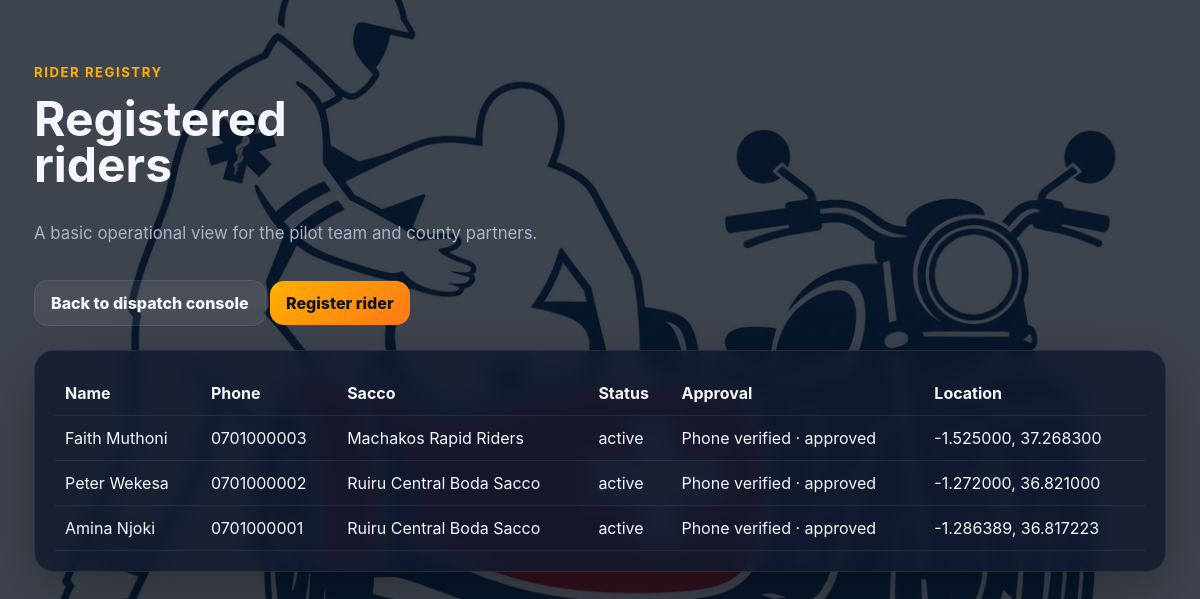
/riders/, run on the app's committed database.
### dispatch/models.py (models this page shows, shortened)
class RiderProfile(models.Model):
    class DispatchStatus(models.TextChoices):
        ACTIVE = "active", "Active"
        INACTIVE = "inactive", "Inactive"
    class SaccoApprovalStatus(models.TextChoices):
        PENDING = "pending", "Pending"
        APPROVED = "approved", "Approved"
        REJECTED = "rejected", "Rejected"
    national_id_validator = RegexValidator(regex=r"^\d{8}$", message="National ID number must be exactly 8 digits.")
    license_validator = RegexValidator(
        regex=r"^[A-Z0-9/-]{5,20}$",
        message="NTSA license number must be a valid alphanumeric code.",
    )
    user = models.OneToOneField(User, null=True, blank=True, on_delete=models.SET_NULL, related_name="rider_profile")
    full_name = models.CharField(max_length=120)
    phone_number = models.CharField(max_length=32, unique=True)
    national_id = models.CharField(max_length=8, unique=True, validators=[national_id_validator])
    ntsa_license_number = models.CharField(max_length=32, unique=True, validators=[license_validator])
    sacco = models.ForeignKey(Sacco, null=True, blank=True, on_delete=models.SET_NULL, related_name="riders")
    latitude = models.DecimalField(max_digits=9, decimal_places=6)
    longitude = models.DecimalField(max_digits=9, decimal_places=6)
    status = models.CharField(
        max_length=16,
        choices=DispatchStatus.choices,
        default=DispatchStatus.INACTIVE,
    )
    sacco_approval_status = models.CharField(
        max_length=16,
        choices=SaccoApprovalStatus.choices,
        default=SaccoApprovalStatus.PENDING,
    )
    is_phone_verified = models.BooleanField(default=False)
    is_verified = models.BooleanField(default=False)
    is_trained_first_aid = models.BooleanField(default=False)
    profile_photo = models.FileField(upload_to="rider-documents/photos/", blank=True)
    certificate_of_good_conduct = models.FileField(upload_to="rider-documents/good-conduct/", blank=True)
    sacco_membership_card = models.FileField(upload_to="rider-documents/sacco-cards/", blank=True)
    last_seen_at = models.DateTimeField(auto_now=True)
    created_at = models.DateTimeField(auto_now_add=True)
    updated_at = models.DateTimeField(auto_now=True)
    class Meta:
        ordering = ["-last_seen_at", "full_name"]
    @property
    def dispatch_status(self) -> str:
        return self.status
    @property
    def sacco_name(self) -> str:
        return self.sacco.name if self.sacco else ""

class Sacco(models.Model):
    name = models.CharField(max_length=160, unique=True)
    slug = models.SlugField(max_length=180, unique=True, blank=True)
    chairman_name = models.CharField(max_length=120)
    chairman_phone = models.CharField(max_length=32, blank=True)
    access_token = models.CharField(max_length=64, unique=True, blank=True)
    is_active = models.BooleanField(default=True)
    created_at = models.DateTimeField(auto_now_add=True)
    class Meta:
        ordering = ["name"]

### dispatch/views.py (the view)
# urls.py: path("riders/", views.rider_list, name="rider_list"),
@require_http_methods(["GET"])
def rider_list(request):
    riders = Rider.objects.select_related("sacco").all()
    return render(request, "dispatch/rider_list.html", {"riders": riders})

### templates/dispatch/rider_list.html
{% extends "dispatch/base.html" %}
{% block content %}
<section class="hero">
  <div class="eyebrow">Rider registry</div>
  <h1>Registered riders</h1>
  <p class="subhead">A basic operational view for the pilot team and county partners.</p>
  <div>
    <a class="button secondary" href="{% url 'home' %}">Back to dispatch console</a>
    <a class="button" href="{% url 'rider_create' %}">Register rider</a>
  </div>
</section>
<div class="card">
  <table>
    <thead>
      <tr>
        <th>Name</th>
        <th>Phone</th>
        <th>Sacco</th>
        <th>Status</th>
        <th>Approval</th>
        <th>Location</th>
      </tr>
    </thead>
    <tbody>
      {% for rider in riders %}
        <tr>
          <td>{{ rider.full_name }}</td>
          <td>{{ rider.phone_number }}</td>
          <td>{{ rider.sacco_name|default:"-" }}</td>
          <td>{{ rider.status }}</td>
          <td>{% if rider.is_phone_verified %}Phone verified{% else %}Awaiting SMS code{% endif %} · {{ rider.sacco_approval_status }}</td>
          <td>{{ rider.latitude }}, {{ rider.longitude }}</td>
        </tr>
      {% empty %}
        <tr><td colspan="6">No riders found.</td></tr>
      {% endfor %}
    </tbody>
  </table>
</div>
{% endblock %}

### templates/dispatch/base.html (shortened to what this page needs)
<!doctype html>
<html lang="en">
  <head>
    {% load static %}
  </head>
  <body>
    <div class="container">
      {% block content %}{% endblock %}
    </div>
  </body>
</html>

### data on the page
RiderProfile: full_name "Faith Muthoni", phone_number "0701000003", sacco_name "Machakos Rapid Riders", status "active", is_phone_verified "Phone verified", sacco_approval_status "approved", latitude "-1.525000", longitude "37.268300"
RiderProfile: full_name "Peter Wekesa", phone_number "0701000002", sacco_name "Ruiru Central Boda Sacco", status "active", is_phone_verified "Phone verified", sacco_approval_status "approved", latitude "-1.272000", longitude "36.821000"
RiderProfile: full_name "Amina Njoki", phone_number "0701000001", sacco_name "Ruiru Central Boda Sacco", status "active", is_phone_verified "Phone verified", sacco_approval_status "approved", latitude "-1.286389", longitude "36.817223"
